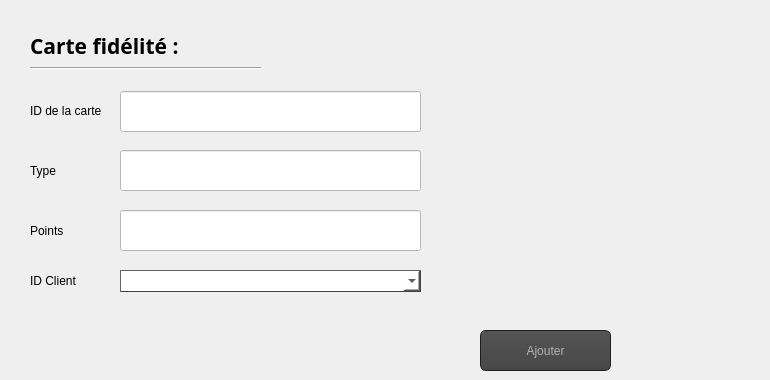
        <widget class="QWidget" name="tabarticles">
         <attribute name="title">
          <string>Ajouter </string>
         </attribute>
         <widget class="QPushButton" name="pb_ajouter_abonnement">
          <property name="geometry">
           <rect>
            <x>480</x>
            <y>330</y>
            <width>131</width>
            <height>41</height>
           </rect>
          </property>
          <property name="styleSheet">
           <string notr="true">QToolTip
{
     border: 1px solid black;
     background-color: #ffa02f;
     padding: 1px;
     border-radius: 3px;
     opacity: 100;
}

QWidget
{
    color: #b1b1b1;
    background-color: #323232;
}

QWidget:item:hover
{
    background-color: QLinearGradient( x1: 0, y1: 0, x2: 0, y2: 1, stop: 0 #ffa02f, stop: 1 #ca0619);
    color: #000000;
}

QWidget:item:selected
{
    background-color: QLinearGradient( x1: 0, y1: 0, x2: 0, y2: 1, stop: 0 #ffa02f, stop: 1 #d7801a);
}

QMenuBar::item
{
    background: transparent;
}

QMenuBar::item:selected
{
    background: transparent;
    border: 1px solid #ffaa00;
}

QMenuBar::item:pressed
{
    background: #444;
    border: 1px solid #000;
    background-color: QLinearGradient(
        x1:0, y1:0,
        x2:0, y2:1,
        stop:1 #212121,
        stop:0.4 #343434/*,
        stop:0.2 #343434,
        stop:0.1 #ffaa00*/
    );
    margin-bottom:-1px;
    padding-bottom:1px;
}

QMenu
{
    border: 1px solid #000;
}

QMenu::item
{
    padding: 2px 20px 2px 20px;
}

QMenu::item:selected
{
    color: #000000;
}

QWidget:disabled
{
    color: #404040;
    background-color: #323232;
}

QAbstractItemView
{
    background-color: QLinearGradient( x1: 0, y1: 0, x2: 0, y2: 1, stop: 0 #4d4d4d, stop: 0.1 #646464, stop: 1 #5d5d5d);
}

QWidget:focus
{
    /*border: 2px solid QLinearGradient( x1: 0, y1: 0, x2: 0, y2: 1, stop: 0 #ffa02f, stop: 1 #d7801a);*/
}

QLineEdit
{
    background-color: QLinearGradient( x1: 0, y1: 0, x2: 0, y2: 1, stop: 0 #4d4d4d, stop: 0 #646464, stop: 1 #5d5d5d);
    padding: 1px;
    border-style: solid;
    border: 1px solid #1e1e1e;
    border-radius: 5;
}

QPushButton
{
    color: #b1b1b1;
    background-color: QLinearGradient( x1: 0, y1: 0, x2: 0, y2: 1, stop: 0 #565656, stop: 0.1 #525252, stop: 0.5 #4e4e4e, stop: 0.9 #4a4a4a, stop: 1 #464646);
    border-width: 1px;
    border-color: #1e1e1e;
    border-style: solid;
    border-radius: 6;
    padding: 3px;
    font-size: 12px;
    padding-left: 5px;
    padding-right: 5px;
}

QPushButton:pressed
{
    background-color: QLinearGradient( x1: 0, y1: 0, x2: 0, y2: 1, stop: 0 #2d2d2d, stop: 0.1 #2b2b2b, stop: 0.5 #292929, stop: 0.9 #282828, stop: 1 #252525);
}

QComboBox
{
    selection-background-color: #ffaa00;
    background-color: QLinearGradient( x1: 0, y1: 0, x2: 0, y2: 1, stop: 0 #565656, stop: 0.1 #525252, stop: 0.5 #4e4e4e, stop: 0.9 #4a4a4a, stop: 1 #464646);
    border-style: solid;
    border: 1px solid #1e1e1e;
    border-radius: 5;
}

QComboBox:hover,QPushButton:hover
{
    border: 2px solid QLinearGradient( x1: 0, y1: 0, x2: 0, y2: 1, stop: 0 #ffa02f, stop: 1 #d7801a);
}


QComboBox:on
{
    padding-top: 3px;
    padding-left: 4px;
    background-color: QLinearGradient( x1: 0, y1: 0, x2: 0, y2: 1, stop: 0 #2d2d2d, stop: 0.1 #2b2b2b, stop: 0.5 #292929, stop: 0.9 #282828, stop: 1 #252525);
    selection-background-color: #ffaa00;
}

QComboBox QAbstractItemView
{
    border: 2px solid darkgray;
    selection-background-color: QLinearGradient( x1: 0, y1: 0, x2: 0, y2: 1, stop: 0 #ffa02f, stop: 1 #d7801a);
}

QComboBox::drop-down
{
     subcontrol-origin: padding;
     subcontrol-position: top right;
     width: 15px;

     border-left-width: 0px;
     border-left-color: darkgray;
     border-left-style: solid; /* just a single line */
     border-top-right-radius: 3px; /* same radius as the QComboBox */
     border-bottom-right-radius: 3px;
 }

QComboBox::down-arrow
{
     image: url(:/down_arrow.png);
}

QGroupBox:focus
{
border: 2px solid QLinearGradient( x1: 0, y1: 0, x2: 0, y2: 1, stop: 0 #ffa02f, stop: 1 #d7801a);
}

QTextEdit:focus
{
    border: 2px solid QLinearGradient( x1: 0, y1: 0, x2: 0, y2: 1, stop: 0 #ffa02f, stop: 1 #d7801a);
}

QScrollBar:horizontal {
     border: 1px solid #222222;
     background: QLinearGradient( x1: 0, y1: 0, x2: 0, y2: 1, stop: 0.0 #121212, stop: 0.2 #282828, stop: 1 #484848);
     height: 7px;
     margin: 0px 16px 0 16px;
}

QScrollBar::handle:horizontal
{
      background: QLinearGradient( x1: 0, y1: 0, x2: 1, y2: 0, stop: 0 #ffa02f, stop: 0.5 #d7801a, stop: 1 #ffa02f);
      min-height: 20px;
      border-radius: 2px;
}

QScrollBar::add-line:horizontal {
      border: 1px solid #1b1b19;
      border-radius: 2px;
      background: QLinearGradient( x1: 0, y1: 0, x2: 1, y2: 0, stop: 0 #ffa02f, stop: 1 #d7801a);
      width: 14px;
      subcontrol-position: right;
      subcontrol-origin: margin;
}

QScrollBar::sub-line:horizontal {
      border: 1px solid #1b1b19;
      border-radius: 2px;
      background: QLinearGradient( x1: 0, y1: 0, x2: 1, y2: 0, stop: 0 #ffa02f, stop: 1 #d7801a);
      width: 14px;
     subcontrol-position: left;
     subcontrol-origin: margin;
}

QScrollBar::right-arrow:horizontal, QScrollBar::left-arrow:horizontal
{
      border: 1px solid black;
      width: 1px;
      height: 1px;
      background: white;
}

QScrollBar::add-page:horizontal, QScrollBar::sub-page:horizontal
{
      background: none;
}

QScrollBar:vertical
{
      background: QLinearGradient( x1: 0, y1: 0, x2: 1, y2: 0, stop: 0.0 #121212, stop: 0.2 #282828, stop: 1 #484848);
      width: 7px;
      margin: 16px 0 16px 0;
      border: 1px solid #222222;
}

QScrollBar::handle:vertical
{
      background: QLinearGradient( x1: 0, y1: 0, x2: 0, y2: 1, stop: 0 #ffa02f, stop: 0.5 #d7801a, stop: 1 #ffa02f);
      min-height: 20px;
      border-radius: 2px;
}

QScrollBar::add-line:vertical
{
      border: 1px solid #1b1b19;
      border-radius: 2px;
      background: QLinearGradient( x1: 0, y1: 0, x2: 0, y2: 1, stop: 0 #ffa02f, stop: 1 #d7801a);
      height: 14px;
      subcontrol-position: bottom;
      subcontrol-origin: margin;
}

QScrollBar::sub-line:vertical
{
      border: 1px solid #1b1b19;
      border-radius: 2px;
      background: QLinearGradient( x1: 0, y1: 0, x2: 0, y2: 1, stop: 0 #d7801a, stop: 1 #ffa02f);
      height: 14px;
      subcontrol-position: top;
      subcontrol-origin: margin;
}

QScrollBar::up-arrow:vertical, QScrollBar::down-arrow:vertical
{
      border: 1px solid black;
      width: 1px;
      height: 1px;
      background: white;
}


QScrollBar::add-page:vertical, QScrollBar::sub-page:vertical
{
      background: none;
}

QTextEdit
{
    background-color: #242424;
}

QPlainTextEdit
{
    background-color: #242424;
}

QHeaderView::section
{
    background-color: QLinearGradient(x1:0, y1:0, x2:0, y2:1, stop:0 #616161, stop: 0.5 #505050, stop: 0.6 #434343, stop:1 #656565);
    color: white;
    padding-left: 4px;
    border: 1px solid #6c6c6c;
}

QCheckBox:disabled
{
color: #414141;
}

QDockWidget::title
{
    text-align: center;
    spacing: 3px; /* spacing between items in the tool bar */
    background-color: QLinearGradient(x1:0, y1:0, x2:0, y2:1, stop:0 #323232, stop: 0.5 #242424, stop:1 #323232);
}

QDockWidget::close-button, QDockWidget::float-button
{
    text-align: center;
    spacing: 1px; /* spacing between items in the tool bar */
    background-color: QLinearGradient(x1:0, y1:0, x2:0, y2:1, stop:0 #323232, stop: 0.5 #242424, stop:1 #323232);
}

QDockWidget::close-button:hover, QDockWidget::float-button:hover
{
    background: #242424;
}

QDockWidget::close-button:pressed, QDockWidget::float-button:pressed
{
    padding: 1px -1px -1px 1px;
}

QMainWindow::separator
{
    background-color: QLinearGradient(x1:0, y1:0, x2:0, y2:1, stop:0 #161616, stop: 0.5 #151515, stop: 0.6 #212121, stop:1 #343434);
    color: white;
    padding-left: 4px;
    border: 1px solid #4c4c4c;
    spacing: 3px; /* spacing between items in the tool bar */
}

QMainWindow::separator:hover
{

    background-color: QLinearGradient(x1:0, y1:0, x2:0, y2:1, stop:0 #d7801a, stop:0.5 #b56c17 stop:1 #ffa02f);
    color: white;
    padding-left: 4px;
    border: 1px solid #6c6c6c;
    spacing: 3px; /* spacing between items in the tool bar */
}

QToolBar::handle
{
     spacing: 3px; /* spacing between items in the tool bar */
     background: url(:/images/handle.png);
}

QMenu::separator
{
    height: 2px;
    background-color: QLinearGradient(x1:0, y1:0, x2:0, y2:1, stop:0 #161616, stop: 0.5 #151515, stop: 0.6 #212121, stop:1 #343434);
    color: white;
    padding-left: 4px;
    margin-left: 10px;
    margin-right: 5px;
}

QProgressBar
{
    border: 2px solid grey;
    border-radius: 5px;
    text-align: center;
}

QProgressBar::chunk
{
    background-color: #d7801a;
    width: 2.15px;
    margin: 0.5px;
}

QTabBar::tab {
    color: #b1b1b1;
    border: 1px solid #444;
    border-bottom-style: none;
    background-color: #323232;
    padding-left: 10px;
    padding-right: 10px;
    padding-top: 3px;
    padding-bottom: 2px;
    margin-right: -1px;
}

QTabWidget::pane {
    border: 1px solid #444;
    top: 1px;
}

QTabBar::tab:last
{
    margin-right: 0; /* the last selected tab has nothing to overlap with on the right */
    border-top-right-radius: 3px;
}

QTabBar::tab:first:!selected
{
 margin-left: 0px; /* the last selected tab has nothing to overlap with on the right */


    border-top-left-radius: 3px;
}

QTabBar::tab:!selected
{
    color: #b1b1b1;
    border-bottom-style: solid;
    margin-top: 3px;
    background-color: QLinearGradient(x1:0, y1:0, x2:0, y2:1, stop:1 #212121, stop:.4 #343434);
}

QTabBar::tab:selected
{
    border-top-left-radius: 3px;
    border-top-right-radius: 3px;
    margin-bottom: 0px;
}

QTabBar::tab:!selected:hover
{
    /*border-top: 2px solid #ffaa00;
    padding-bottom: 3px;*/
    border-top-left-radius: 3px;
    border-top-right-radius: 3px;
    background-color: QLinearGradient(x1:0, y1:0, x2:0, y2:1, stop:1 #212121, stop:0.4 #343434, stop:0.2 #343434, stop:0.1 #ffaa00);
}

QRadioButton::indicator:checked, QRadioButton::indicator:unchecked{
    color: #b1b1b1;
    background-color: #323232;
    border: 1px solid #b1b1b1;
    border-radius: 6px;
}

QRadioButton::indicator:checked
{
    background-color: qradialgradient(
        cx: 0.5, cy: 0.5,
        fx: 0.5, fy: 0.5,
        radius: 1.0,
        stop: 0.25 #ffaa00,
        stop: 0.3 #323232
    );
}

QCheckBox::indicator{
    color: #b1b1b1;
    background-color: #323232;
    border: 1px solid #b1b1b1;
    width: 9px;
    height: 9px;
}

QRadioButton::indicator
{
    border-radius: 6px;
}

QRadioButton::indicator:hover, QCheckBox::indicator:hover
{
    border: 1px solid #ffaa00;
}

QCheckBox::indicator:checked
{
    image:url(:/images/checkbox.png);
}

QCheckBox::indicator:disabled, QRadioButton::indicator:disabled
{
    border: 1px solid #444;
}</string>
          </property>
          <property name="text">
           <string>Ajouter</string>
          </property>
         </widget>
         <widget class="QLineEdit" name="lineEdit_id_abonnement">
          <property name="geometry">
           <rect>
            <x>120</x>
            <y>91</y>
            <width>301</width>
            <height>41</height>
           </rect>
          </property>
          <property name="styleSheet">
           <string notr="true">background-color: rgb(255, 255, 255);</string>
          </property>
         </widget>
         <widget class="QLabel" name="label_71">
          <property name="geometry">
           <rect>
            <x>30</x>
            <y>80</y>
            <width>81</width>
            <height>62</height>
           </rect>
          </property>
          <property name="font">
           <font>
            <weight>50</weight>
            <italic>false</italic>
            <bold>false</bold>
            <underline>false</underline>
            <strikeout>false</strikeout>
            <kerning>false</kerning>
           </font>
          </property>
          <property name="focusPolicy">
           <enum>Qt::ClickFocus</enum>
          </property>
          <property name="contextMenuPolicy">
           <enum>Qt::CustomContextMenu</enum>
          </property>
          <property name="frameShape">
           <enum>QFrame::NoFrame</enum>
          </property>
          <property name="frameShadow">
           <enum>QFrame::Plain</enum>
          </property>
          <property name="lineWidth">
           <number>1</number>
          </property>
          <property name="midLineWidth">
           <number>11</number>
          </property>
          <property name="text">
           <string>ID de la carte</string>
          </property>
          <property name="textFormat">
           <enum>Qt::PlainText</enum>
          </property>
          <property name="scaledContents">
           <bool>false</bool>
          </property>
          <property name="wordWrap">
           <bool>false</bool>
          </property>
         </widget>
         <widget class="QComboBox" name="comboBox_ida">
          <property name="geometry">
           <rect>
            <x>120</x>
            <y>270</y>
            <width>301</width>
            <height>22</height>
           </rect>
          </property>
          <property name="styleSheet">
           <string notr="true">background-color: rgb(255, 255, 255);
    border-style: outset;
    border-width: 1px;
    border-color: rgb(66, 66, 66);</string>
          </property>
         </widget>
         <widget class="QLabel" name="label_72">
          <property name="geometry">
           <rect>
            <x>30</x>
            <y>140</y>
            <width>63</width>
            <height>62</height>
           </rect>
          </property>
          <property name="text">
           <string>Type</string>
          </property>
         </widget>
         <widget class="QLineEdit" name="lineEdit_pt">
          <property name="geometry">
           <rect>
            <x>120</x>
            <y>210</y>
            <width>301</width>
            <height>41</height>
           </rect>
          </property>
          <property name="styleSheet">
           <string notr="true">background-color: rgb(255, 255, 255);</string>
          </property>
         </widget>
         <widget class="QLabel" name="label_73">
          <property name="geometry">
           <rect>
            <x>30</x>
            <y>270</y>
            <width>71</width>
            <height>22</height>
           </rect>
          </property>
          <property name="text">
           <string>ID Client</string>
          </property>
         </widget>
         <widget class="QLabel" name="label_94">
          <property name="geometry">
           <rect>
            <x>670</x>
            <y>10</y>
            <width>91</width>
            <height>91</height>
           </rect>
          </property>
          <property name="text">
           <string/>
          </property>
          <property name="pixmap">
           <pixmap resource="images.qrc">:/images/modifier.png</pixmap>
          </property>
          <property name="scaledContents">
           <bool>true</bool>
          </property>
         </widget>
         <widget class="QLabel" name="Responsable_9">
          <property name="geometry">
           <rect>
            <x>30</x>
            <y>30</y>
            <width>191</width>
            <height>31</height>
           </rect>
          </property>
          <property name="font">
           <font>
            <family>Script MT Bold</family>
            <pointsize>16</pointsize>
            <weight>75</weight>
            <bold>true</bold>
           </font>
          </property>
          <property name="text">
           <string>Carte fidélité :</string>
          </property>
         </widget>
         <widget class="Line" name="line_29">
          <property name="geometry">
           <rect>
            <x>30</x>
            <y>60</y>
            <width>231</width>
            <height>16</height>
           </rect>
          </property>
          <property name="orientation">
           <enum>Qt::Horizontal</enum>
          </property>
         </widget>
         <widget class="QLabel" name="label_74">
          <property name="geometry">
           <rect>
            <x>30</x>
            <y>220</y>
            <width>71</width>
            <height>22</height>
           </rect>
          </property>
          <property name="text">
           <string>Points </string>
          </property>
         </widget>
         <widget class="QLineEdit" name="lineEdit_type_abonnement">
          <property name="geometry">
           <rect>
            <x>120</x>
            <y>150</y>
            <width>301</width>
            <height>41</height>
           </rect>
          </property>
          <property name="styleSheet">
           <string notr="true">background-color: rgb(255, 255, 255);</string>
          </property>
         </widget>
        </widget>
